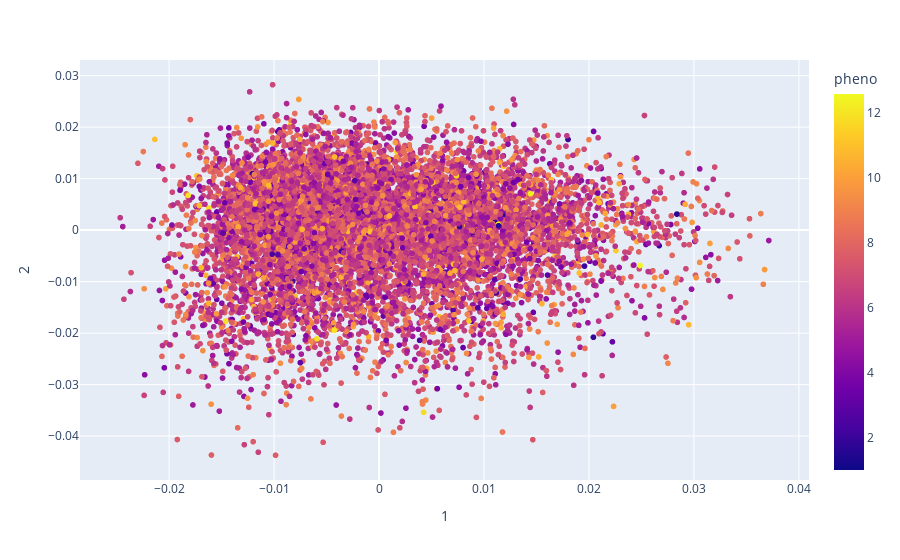

The cell this chart's notebook holds for it:
### Markdown cell above
## Each generation at a time

### Code cell
fig = px.scatter(PCA_recent_112, x="1", y="2", hover_name="id", color = "pheno")

fig.show()

### Figure 1 — Plotly figure (JSON) as saved in the notebook; plotly's stock layout.template omitted (floating-point values rounded to 4 significant figures; data arrays with more than 128 entries replaced by an {"elided": "..."} marker saying what was removed)
{"data": [{"hovertemplate": "<b>%{hovertext}</b><br><br>1=%{x}<br>2=%{y}<br>pheno=%{marker.color}<extra></extra>", "hovertext": {"elided": "10000 str values"}, "legendgroup": "", "marker": {"color": {"elided": "10000 float values"}, "coloraxis": "coloraxis", "symbol": "circle"}, "mode": "markers", "name": "", "showlegend": false, "type": "scattergl", "x": {"elided": "10000 float values"}, "xaxis": "x", "y": {"elided": "10000 float values"}, "yaxis": "y"}], "layout": {"coloraxis": {"colorbar": {"title": {"text": "pheno"}}, "colorscale": [[0, "#0d0887"], [0.1111, "#46039f"], [0.2222, "#7201a8"], [0.3333, "#9c179e"], [0.4444, "#bd3786"], [0.5556, "#d8576b"], [0.6667, "#ed7953"], [0.7778, "#fb9f3a"], [0.8889, "#fdca26"], [1, "#f0f921"]]}, "legend": {"tracegroupgap": 0}, "margin": {"t": 60}, "xaxis": {"anchor": "y", "domain": [0, 1], "title": {"text": "1"}}, "yaxis": {"anchor": "x", "domain": [0, 1], "title": {"text": "2"}}}}
